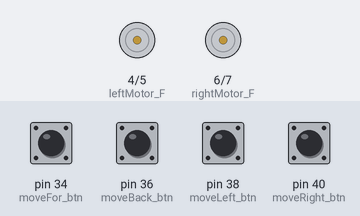
Bench run of a sketch on a simulated Arduino Mega 2560, built with avr-gcc and run on an emulated ATmega2560. Shown: motor-driver pin pairs drawn as motors (green arrow = first pin HIGH = forward, orange = second pin HIGH = backward, longer = more drive). The test bench sets the inputs (shaded band); at power-on: pin 34 (moveFor_btn), pin 36 (moveBack_btn), pin 38 (moveLeft_btn), pin 40 (moveRight_btn) LOW.

Above: at 1.2 s.
1.3 s: pin 34 (moveFor_btn) pulled HIGH for 0.15 s
At 1.37 s:
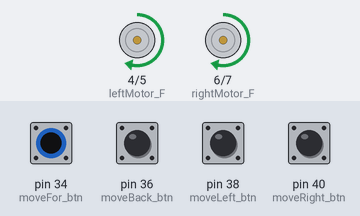
2.9 s: pin 36 (moveBack_btn) pulled HIGH for 0.15 s
At 2.97 s:
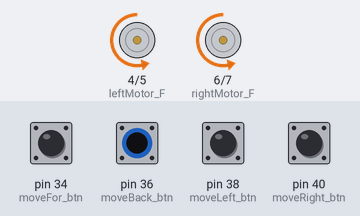
4.5 s: pin 38 (moveLeft_btn) pulled HIGH for 0.15 s
At 4.57 s:
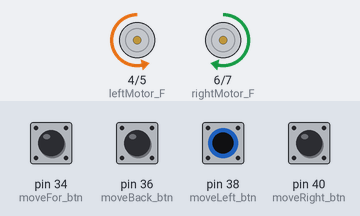
6.1 s: pin 40 (moveRight_btn) pulled HIGH for 0.15 s
At 6.17 s:
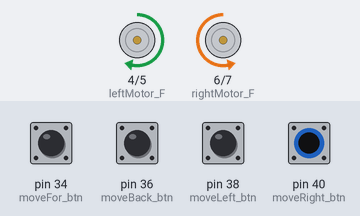
7.7 s: pin 34 (moveFor_btn) pulled HIGH for 1 s
At 9.9 s:
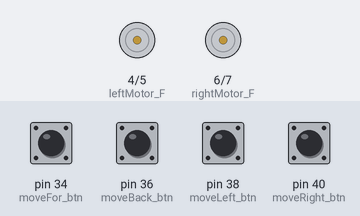
Timing chart, 0 to 11.2 s (numbered marks = the images above; inputs shaded):
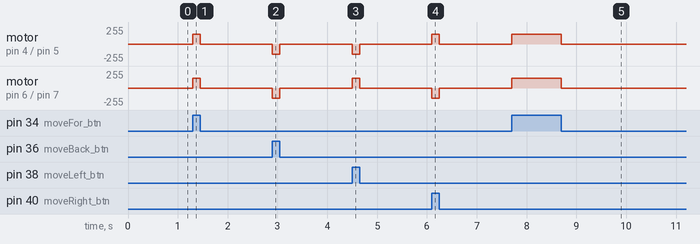

Measured:
- after the input at 1.3 s, motor on pin 4 (leftMotor_F) / pin 5 (leftMotor_B), motor on pin 6 (rightMotor_F) / pin 7 (rightMotor_B): stopped → forward 150/255 at once, → stopped 0.15 s later
- after the input at 2.9 s, motor on pin 4 (leftMotor_F) / pin 5 (leftMotor_B), motor on pin 6 (rightMotor_F) / pin 7 (rightMotor_B): stopped → backward 150/255 at once, → stopped 0.15 s later
- after the input at 4.5 s, motor on pin 4 (leftMotor_F) / pin 5 (leftMotor_B): stopped → backward 150/255 at once, → stopped 0.15 s later; motor on pin 6 (rightMotor_F) / pin 7 (rightMotor_B): stopped → forward 150/255 at once, → stopped 0.15 s later
- after the input at 6.1 s, motor on pin 4 (leftMotor_F) / pin 5 (leftMotor_B): stopped → forward 150/255 at once, → stopped 0.15 s later; motor on pin 6 (rightMotor_F) / pin 7 (rightMotor_B): stopped → backward 150/255 at once, → stopped 0.15 s later
- after the input at 7.7 s, motor on pin 4 (leftMotor_F) / pin 5 (leftMotor_B), motor on pin 6 (rightMotor_F) / pin 7 (rightMotor_B): stopped → forward 150/255 at once, → stopped 1.0 s later

The sketch:

motor_with_btn.ino
```cpp
/*
  UIU Mars-Rover ->Hardware-software Group-1
  [Motor Movement with Button using Arduino]
 */

// Arduino Model: Arduino Mega
#define motorSpeed 150


//Motor PWM PIN
int leftMotor_F = 4,  leftMotor_B = 5,  rightMotor_F = 6, rightMotor_B = 7;
//Robot movement button
int moveFor_btn = 34, moveBack_btn = 36, moveLeft_btn = 38, moveRight_btn = 40;


void setup() {
  pinMode(moveFor_btn, INPUT);
  pinMode(moveBack_btn, INPUT);     // button to control the movement of the robot
  pinMode(moveLeft_btn, INPUT);
  pinMode(moveRight_btn, INPUT);

  pinMode(leftMotor_B, OUTPUT);
  pinMode(leftMotor_F, OUTPUT);     // Motor control pins
  pinMode(rightMotor_F, OUTPUT);
  pinMode(rightMotor_B, OUTPUT);
}

void loop() {

     while(digitalRead(moveFor_btn) != LOW){
        moveForward();
     }
     while(digitalRead(moveBack_btn) != LOW){
        moveBackward();
     }
     while(digitalRead(moveLeft_btn) != LOW){               // move left until left button is released
        moveLeft();
     }
     while(digitalRead(moveRight_btn) != LOW){
        moveRight();
     }

     Brake();
}

//Function of Motor Movement
void moveForward(){
  analogWrite(leftMotor_F, motorSpeed);
  analogWrite(rightMotor_F, motorSpeed);
}
void moveBackward(){
  analogWrite(leftMotor_B, motorSpeed);
  analogWrite(rightMotor_B, motorSpeed);
}
void moveLeft(){
  analogWrite(leftMotor_B, motorSpeed);
  analogWrite(rightMotor_F, motorSpeed);
}
void moveRight(){
  analogWrite(leftMotor_F, motorSpeed);
  analogWrite(rightMotor_B, motorSpeed);
}
void Brake(){
  analogWrite(leftMotor_F, 0);
  analogWrite(rightMotor_F, 0);
  analogWrite(leftMotor_B, 0);
  analogWrite(rightMotor_B, 0);
}
```
